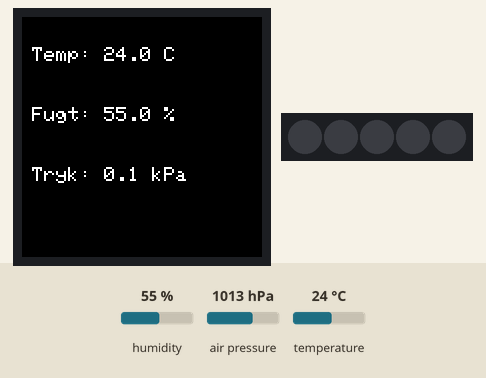
Recording of a sketch running on a simulated Arduino MKR. Parts: 240×240 colour display, 5 RGB LEDs in strip order, left to right. The inputs (shaded band) are chosen by the test bench; at power-on: humidity 55 %, temperature 24 °C, air pressure 1013 hPa. WiFi joins after 1.5 s; servers stay silent unless stated; network time is answered at once with the bench clock; the local clock reads 2024-03-15 10:24:30 at power-on unless the sketch sets it; no MQTT or app messages arrive unless stated; what the sketch prints to the serial monitor is not drawn.

Above: at 3.0 s.
3.1 s: humidity set to 22 %
At 8.2 s:
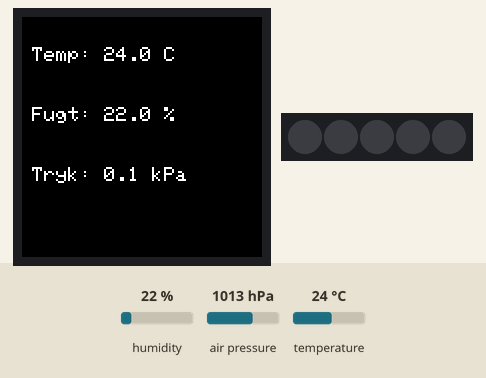
8.8 s: temperature set to 12 °C
At 13.1 s:
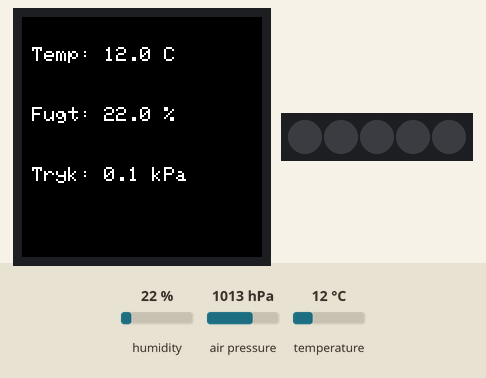
14.5 s: humidity set to 40 %
At 18.0 s:
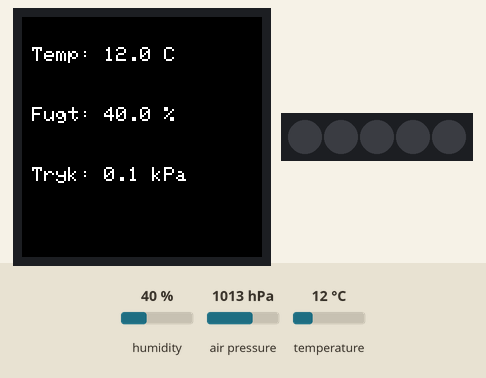
20.2 s: temperature set to 19 °C
Timing chart, 0 to 23.2 s (numbered marks = the images above; inputs shaded):
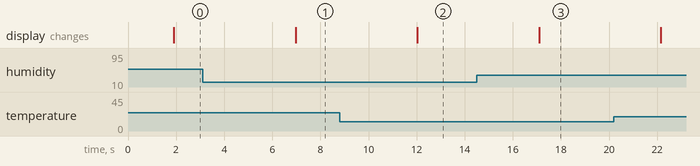

Measured:
- after the input at 3.1 s, the display: changes after 3.9 s (image 1)
- after the input at 8.8 s, the display: changes after 3.2 s (image 2)
- after the input at 14.5 s, the display: changes after 2.6 s (image 3)

The sketch:

script.ino
```cpp
#include <WiFiNINA.h> // Inkluderer WiFiNINA-biblioteket
#include <PubSubClient.h> // Inkluderer PubSubClient-biblioteket
#include <Arduino_MKRIoTCarrier.h>
#include <ArduinoJson.h>
#include "config.h" // Inkluderer konfigurationsfilen
#include <WiFiUdp.h>
#include <NTPClient.h>

MKRIoTCarrier carrier;
const char* mqtt_server = MQTT_SERVER;
const char* topic = "ArduinoData";
const char* mqtt_username = MQTT_USERNAME;
const char* mqtt_password = MQTT_PASSWORD;

WiFiClient wifiClient;
PubSubClient client(wifiClient);

WiFiUDP ntpUDP;
NTPClient timeClient(ntpUDP, "pool.ntp.org");
const long gmtOffset_sec = 3600;

void setup() {
  Serial.begin(9600);

  // Initialiser MKR IoT Carrier
  carrier.begin();

  // Konfigurer display
  carrier.display.setRotation(0);
  carrier.display.fillScreen(0x0000);
  carrier.display.setTextColor(0xFFFF);

  // Opret forbindelse til WiFi
  WiFi.begin(WIFI_SSID, WIFI_PASSWORD);

  // Vent på forbindelse
  while (WiFi.status() != WL_CONNECTED) {
    delay(1000);
    Serial.println("Forbinder til WiFi...");
  }

  Serial.println("Forbundet til WiFi!");

  // Opret forbindelse til MQTT-broker
  client.setServer(mqtt_server, 1883);
  if (client.connect("ArduinoClient", mqtt_username, mqtt_password)) {
    Serial.println("Forbundet til MQTT-broker!");
  } else {
    Serial.print("Fejl ved forbindelse til MQTT-broker, rc=");
    Serial.print(client.state());
  }

  // Efter WiFi forbindelse er etableret
  timeClient.begin();
  timeClient.setTimeOffset(gmtOffset_sec);
}

void loop() {
  // Hold forbindelsen til MQTT-broker
  if (!client.connected()) {
    client.connect("ArduinoClient", mqtt_username, mqtt_password);
  }
  client.loop();

  // Opdater tid før JSON generering
  timeClient.update();

  // Opret JSON dokument
  StaticJsonDocument<200> doc;

  // Læs sensordata
  float temperature = carrier.Env.readTemperature();
  float humidity = carrier.Env.readHumidity();
  float pressure = carrier.Pressure.readPressure();

  // Opdater display
  carrier.display.fillScreen(0x0000);

  // Temperatur
  carrier.display.setTextSize(2);
  carrier.display.setCursor(10, 30);
  carrier.display.print("Temp: ");
  carrier.display.print(temperature, 1);
  carrier.display.print(" C");

  // Luftfugtighed
  carrier.display.setCursor(10, 90);
  carrier.display.print("Fugt: ");
  carrier.display.print(humidity, 1);
  carrier.display.print(" %");

  // Tryk
  carrier.display.setCursor(10, 150);
  carrier.display.print("Tryk: ");
  carrier.display.print(pressure/1000, 1);
  carrier.display.print(" kPa");

  // Tilføj data til JSON dokument
  doc["timestamp"] = timeClient.getEpochTime();
  doc["temperature"] = temperature;
  doc["humidity"] = humidity;
  doc["pressure"] = pressure;

  // Konverter JSON til string
  char jsonBuffer[200];
  serializeJson(doc, jsonBuffer);

  // Send data
  if (client.publish(topic, jsonBuffer)) {
    Serial.print("Data sendt: ");
    Serial.println(jsonBuffer);
  } else {
    Serial.println("Fejl ved sending af data");
  }

  // Vent 5 sekunder før næste måling
  delay(5000);
}
```

wifi.cpp
```cpp

```

config.h
```cpp
#ifndef CONFIG_H
#define CONFIG_H

#define WIFI_SSID "MAGS-OLC"
#define WIFI_PASSWORD "Merc1234!"

#define MQTT_SERVER "10.135.61.102"
#define MQTT_USERNAME "admin"
#define MQTT_PASSWORD "admin"

#endif
```
